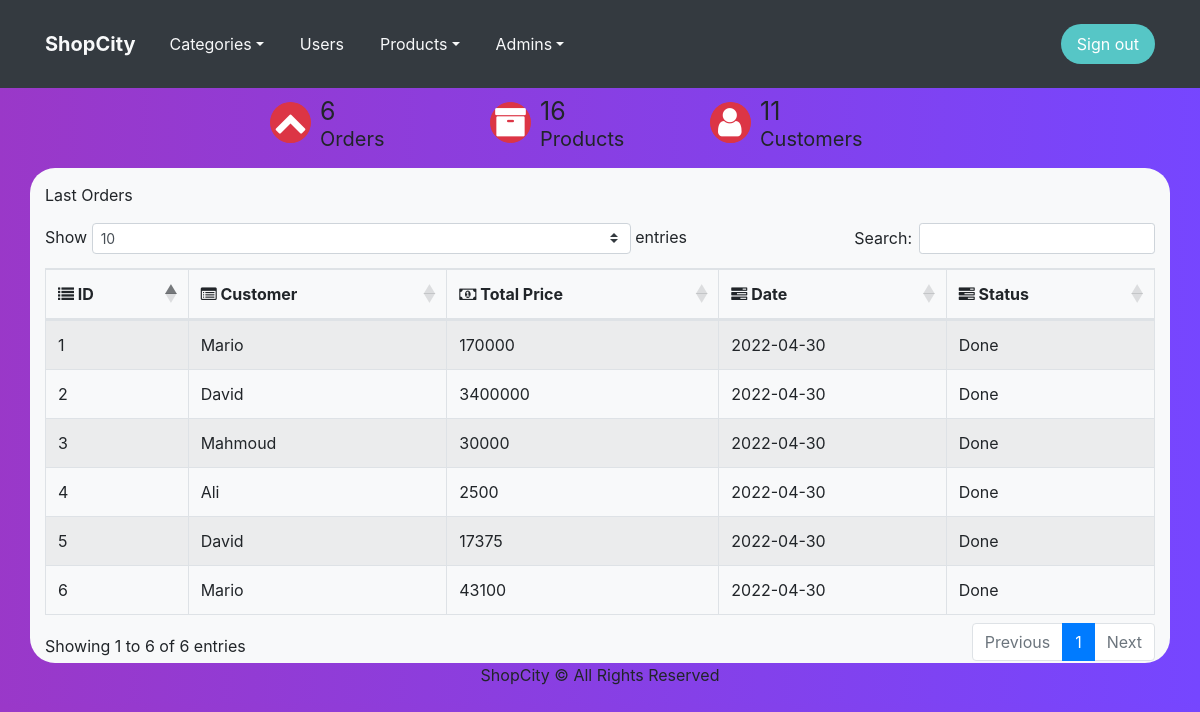
The page /d/admin/dashboard.php on the database its author committed.
### tables this page shows
CREATE TABLE `orders` (
  `OrderID` int(11) NOT NULL,
  `OrderDate` date NOT NULL,
  `CID` int(11) NOT NULL,
  `OrderTotal` varchar(100) NOT NULL,
  `OrderStatus` varchar(100) NOT NULL
);

CREATE TABLE `customer` (
  `CustID` int(11) NOT NULL,
  `CustFirstName` varchar(50) NOT NULL,
  `CustLastName` varchar(50) NOT NULL,
  `CustEmail` varchar(200) NOT NULL,
  `CustPassword` varchar(100) NOT NULL,
  `CustAddress` varchar(500) NOT NULL,
  `CustCity` varchar(50) NOT NULL,
  `CustPhone` varchar(50) NOT NULL,
  `cart` text
);

### d/inc/functions.php (called while the page is built, shortened)
<?php
function cleanui($userinput)
{
    global $con;
    if (empty($userinput))
    {
        return false;
    }
    else
    {
        $userinput = htmlspecialchars($userinput);
        $userinput = mysqli_real_escape_string($con, $userinput);
    }
    return $userinput;
}
function getCustName($id)
{
    global $con;
    $id=cleanui($id);
    $sql = "SELECT `CustFirstName` FROM `customer` WHERE `CustID`='$id'";
    $query=mysqli_query($con, $sql);
    $result=mysqli_fetch_array($query);
    return $result['CustFirstName'];
}
?>

### d/admin/dashboard.php (the view, shortened to what this page needs)
<?php
include('assets/header.php');
include('../inc/config.php');
$ordersSql = "SELECT `OrderID` FROM `orders`";
$result = mysqli_query($con, $ordersSql);
$orders_rows = mysqli_num_rows($result);
$ProdSql = "SELECT `ProdID` FROM `products`";
$result = mysqli_query($con, $ProdSql);
$prod_rows = mysqli_num_rows($result);
$CustSql = "SELECT `CustID` FROM `customer`";
$result = mysqli_query($con, $CustSql);
$cust_rows = mysqli_num_rows($result);
?>
    <div class="container d-lg-flex justify-content-lg-center align-items-lg-center infoboxdiv">
        <div class="row">
            <div class="col-md-4">
                <div class="iconparent"><i class="fa fa-chevron-up text-white bg-danger border rounded-circle border-danger icon"></i></div>
                <div class="textparent">
                    <p><?php echo $orders_rows; ?></p><span>Orders</span>
                </div>
            </div>
            <div class="col-md-4">
                <div class="iconparent"><i class="fa fa-archive text-white bg-danger border rounded-pill border-danger icon"></i></div>
                <div class="textparent">
                    <p><?php echo $prod_rows; ?></p><span>Products</span>
                </div>
            </div>
            <div class="col-md-4">
                <div class="iconparent"><i class="fa fa-user text-white bg-danger border rounded-circle border-danger icon" style="padding-left: 7px;width: 40.5781px;"></i></div>
                <div class="textparent">
                    <p><?php echo $cust_rows; ?></p><span>Customers</span>
                </div>
            </div>
        </div>
    </div>
   <div class="container tablediv">
        <div class="row">
            <div class="col-md-12">
                <div>
                    <p style="margin-top: 15px;">Last Orders</p>
                </div>
                <div>
                    <div>
                        <table id="table1" class="table table-striped table-bordered" style="width:100%">
        <thead>
            <tr>
                <th><i class="fa fa-list"></i>&nbsp;ID</th>
                <th><i class="fa fa-list-alt"></i>&nbsp;Customer</th>
                <th><i class="fa fa-money"></i>&nbsp;Total Price</th>
                <th><i class="fa fa-tasks"></i>&nbsp;Date</th>
                <th><i class="fa fa-tasks"></i>&nbsp;Status</th>
            </tr>
        </thead>
        <tbody>
            <?php
            $query="SELECT `OrderID`, `OrderDate`, `CID`, `OrderTotal`, `OrderStatus` FROM `orders` ORDER BY OrderID DESC; ";
            $result=mysqli_query($con, $query);
            while($row=mysqli_fetch_array($result))
            {
            ?>
            <tr>
                <td><?php echo $row['OrderID']; ?></td>
                <td><?php echo getCustName($row['CID']); ?></td>
                <td><?php echo $row['OrderTotal']; ?></td>
                <td><?php echo $row['OrderDate']; ?></td>
                <td><?php echo $row['OrderStatus']; ?></td>
            </tr>
            <?php
            }
            ?>
        </tbody>
    </table>
                    </div>
                </div>
            </div>
        </div>
    </div>
<?php include('assets/footer.php'); ?>

### d/admin/assets/header.php (shortened to what this page needs)
<!DOCTYPE html>
<html lang="en">
<head>
    <link rel="stylesheet" href="https://cdnjs.cloudflare.com/ajax/libs/twitter-bootstrap/4.6.1/css/bootstrap.min.css">
    <link rel="stylesheet" href="https://cdnjs.cloudflare.com/ajax/libs/font-awesome/4.7.0/css/font-awesome.min.css">
    <link rel="stylesheet" href="https://cdnjs.cloudflare.com/ajax/libs/animate.css/3.5.2/animate.min.css">
    <link rel="stylesheet" href="https://cdn.datatables.net/1.11.5/css/dataTables.bootstrap4.min.css">
    <link rel="stylesheet" href="assets/css/Navigation-with-Button.css">
    <link rel="stylesheet" href="assets/css/style.css">
</head>
<body>
    <header>
        <nav class="navbar navbar-light navbar-expand-lg navigation-clean-button greydarkbg">
            <div class="container">
                <a class="navbar-brand lightcol" href="dashboard.php">ShopCity</a>
                <div class="collapse navbar-collapse" id="navcol-1">
                    <ul class="navbar-nav mr-auto">
                        <li class="nav-item dropdown"><a class="dropdown-toggle nav-link lightcol" aria-expanded="false" data-toggle="dropdown" data-bss-hover-animate="pulse" href="#">Categories</a>
                        </li>
                        <li class="nav-item"><a class="nav-link lightcol" data-bss-hover-animate="pulse" href="../admin/view_customers.php">Users</a></li>
                        <li class="nav-item dropdown"><a class="dropdown-toggle nav-link lightcol" aria-expanded="false" data-toggle="dropdown" data-bss-hover-animate="pulse" href="#">Products</a>
                        </li>
                        <li class="nav-item dropdown"><a class="dropdown-toggle nav-link lightcol" aria-expanded="false" data-toggle="dropdown" data-bss-hover-animate="pulse" href="#">Admins</a>
                        </li>
                    </ul><span class="navbar-text actions"> <a class="btn btn-primary action-button" role="button" href="assets/functions/signout.php">Sign out</a></span>
                </div>
            </div>
        </nav>
    </header>

### d/admin/assets/footer.php (shortened to what this page needs)
    <footer>
        <p>ShopCity&nbsp;© All Rights Reserved<br></p>
    </footer>
</body>
</html>

### d/admin/assets/css/Navigation-with-Button.css (style rules this page uses)
.navigation-clean-button { background: #fff; padding-top: .75rem; padding-bottom: .75rem; color: #333; border-radius: 0; box-shadow: none; border: none; margin-bottom: 0; }
@media (min-width:768px) { .navigation-clean-button { padding-top: 1rem; padding-bottom: 1rem; } }
.navigation-clean-button .navbar-brand { font-weight: bold; color: inherit; }
.navigation-clean-button .navbar-collapse, .navigation-clean-button .form-inline { border-top-color: #ddd; }
.navigation-clean-button.navbar .navbar-nav .nav-link { padding-left: 18px; padding-right: 18px; }
.navigation-clean-button.navbar-light .navbar-nav .nav-link { color: #465765; }
.navigation-clean-button .navbar-text .action-button, .navigation-clean-button .navbar-text .action-button:active, .navigation-clean-button .navbar-text .action-button:hover { background: #56c6c6; border-radius: 20px; font-size: inherit; color: #fff; box-shadow: none; border: none; text-shadow: none; padding: .5rem 1rem; transition: background-color 0.25s; font-size: inherit; }

### d/admin/assets/css/style.css (style rules this page uses)
body { background: linear-gradient(-89deg, rgb(118,70,255) 0%, rgb(154,56,200) 100%); }
.greydarkbg { background: var(--gray-dark); }
.lightcol { color: var(--light) !important; }
.infoboxdiv { height: 79.7969px; }
.iconparent { margin-bottom: -50px; margin-left: -15px; width: 204.984px; }
.icon { font-size: 33px; padding-top: 3px; padding-right: 3px; padding-bottom: 3px; padding-left: 3px; }
.textparent { margin-left: 35px; }
.textparent > p { font-size: 25px; height: 14.5px; }
.textparent > span { font-size: 20px; }
.tablediv { background: var(--light) !important; border-radius: 25px; }
footer > p { text-align: center; }

### rows shown on the page
orders: OrderID "6", CID.CustFirstName "Mario", OrderTotal "43100", OrderDate "2022-04-30", OrderStatus "Done"
orders: OrderID "5", CID.CustFirstName "David", OrderTotal "17375", OrderDate "2022-04-30", OrderStatus "Done"
orders: OrderID "4", CID.CustFirstName "Ali", OrderTotal "2500", OrderDate "2022-04-30", OrderStatus "Done"
orders: OrderID "3", CID.CustFirstName "Mahmoud", OrderTotal "30000", OrderDate "2022-04-30", OrderStatus "Done"
orders: OrderID "2", CID.CustFirstName "David", OrderTotal "3400000", OrderDate "2022-04-30", OrderStatus "Done"
orders: OrderID "1", CID.CustFirstName "Mario", OrderTotal "170000", OrderDate "2022-04-30", OrderStatus "Done"

### other values the page prints
$orders_rows "6"
$prod_rows "16"
$cust_rows "11"
